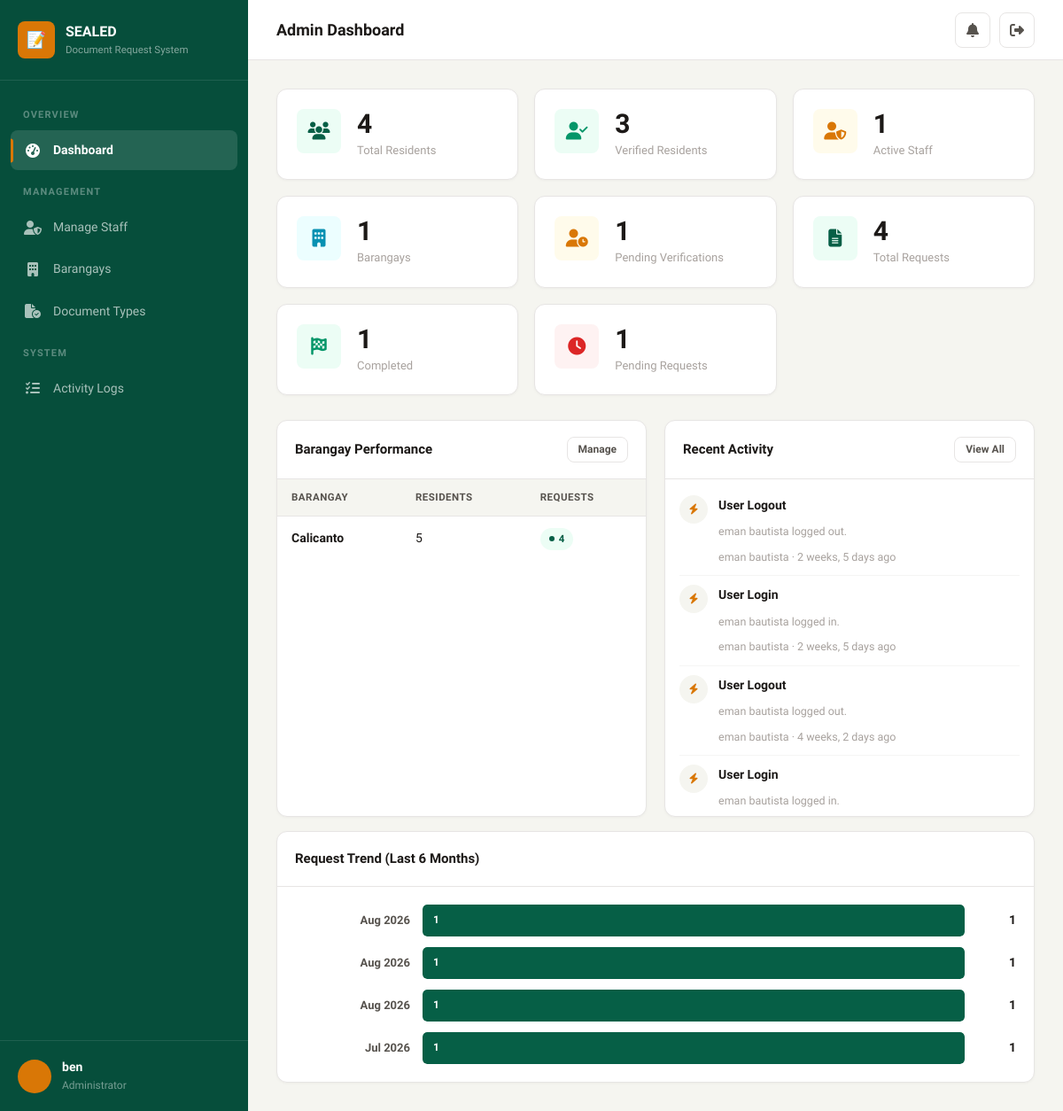
The app's page /admin-dashboard/ (signed in), older data.
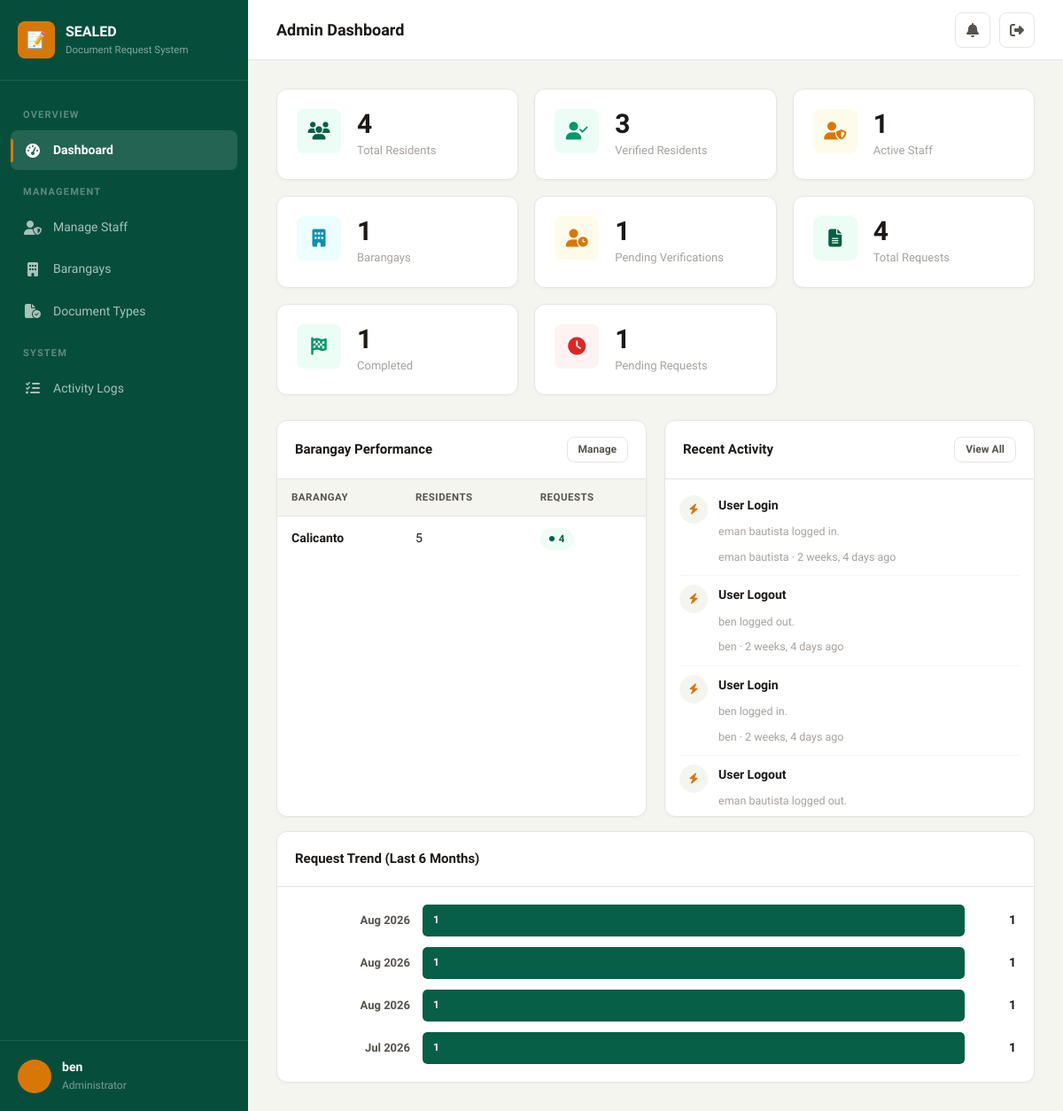
The same page, newer data.
### brgy/models.py (models this page shows, shortened)
class Barangay(models.Model):
    id = models.UUIDField(primary_key=True, default=uuid.uuid4, editable=False)
    name = models.CharField(max_length=200)
    address = models.TextField()
    contact_number = models.CharField(max_length=20, blank=True)
    email = models.EmailField(blank=True)
    chairman_name = models.CharField(max_length=200, blank=True)
    officials = models.JSONField(default=dict, blank=True)
    is_active = models.BooleanField(default=True)
    created_at = models.DateTimeField(auto_now_add=True)
    updated_at = models.DateTimeField(auto_now=True)
    theme_color = models.CharField(
        max_length=7,
        default='#4F46E5',
        help_text="Hex color for barangay theme (e.g. #4F46E5)"
    )
    class Meta:
        ordering = ['name']

class ActivityLog(models.Model):
    id = models.UUIDField(primary_key=True, default=uuid.uuid4, editable=False)
    user = models.ForeignKey(CustomUser, on_delete=models.SET_NULL, null=True, blank=True, related_name='logs')
    action = models.CharField(max_length=200)
    details = models.TextField(blank=True)
    ip_address = models.GenericIPAddressField(null=True, blank=True)
    created_at = models.DateTimeField(auto_now_add=True)
    class Meta:
        ordering = ['-created_at']
        verbose_name_plural = 'Activity logs'

class CustomUser(AbstractUser):
    class Role(models.TextChoices):
        RESIDENT = 'resident', 'Resident'
        STAFF = 'staff', 'Staff'
        ADMIN = 'admin', 'Administrator'
    class VerificationStatus(models.TextChoices):
        PENDING = 'pending', 'Pending'
        APPROVED = 'approved', 'Approved'
        REJECTED = 'rejected', 'Rejected'
    id = models.UUIDField(primary_key=True, default=uuid.uuid4, editable=False)
    role = models.CharField(max_length=20, choices=Role.choices, default=Role.RESIDENT)
    barangay = models.ForeignKey(
        Barangay, on_delete=models.SET_NULL, null=True, blank=True, related_name='users'
    )
    verification_status = models.CharField(
        max_length=20, choices=VerificationStatus.choices, default=VerificationStatus.PENDING
    )
    phone_number = models.CharField(max_length=20, blank=True)
    address = models.TextField(blank=True)
    birth_date = models.DateField(null=True, blank=True)
    gender = models.CharField(max_length=10, blank=True)
    middle_name = models.CharField(max_length=150, blank=True)
    civil_status = models.CharField(max_length=20, blank=True, default='')
    occupation = models.CharField(max_length=100, blank=True, default='')
    id_type = models.CharField(max_length=50, blank=True, default='')
    id_front = models.ImageField(upload_to='resident_ids/', blank=True, null=True)
    id_back = models.ImageField(upload_to='resident_ids/', blank=True, null=True)
    id_selfie = models.ImageField(upload_to='resident_ids/', blank=True, null=True, help_text="Picture of the user holding their valid ID")
    profile_picture = models.ImageField(upload_to='profile_pictures/', blank=True, null=True)
    rejection_reason = models.TextField(blank=True, default='')
    class Meta:
        ordering = ['-date_joined']
    @property
    def display_name(self):
        return self.get_full_name() or self.username

### brgy/views.py (the view)
# urls.py: path('admin-dashboard/', views.admin_dashboard, name='admin_dashboard'),
@login_required
@role_required('admin')
def admin_dashboard(request):
    total_residents = CustomUser.objects.filter(role='resident').count()
    verified_residents = CustomUser.objects.filter(role='resident', verification_status='approved').count()
    total_staff = CustomUser.objects.filter(role='staff').count()
    active_staff = CustomUser.objects.filter(role='staff', is_active=True).count()
    total_barangays = Barangay.objects.filter(is_active=True).count()
    pending_verifications = CustomUser.objects.filter(role='resident', verification_status='pending').count()
    all_requests = DocumentRequest.objects.all()
    total_requests = all_requests.count()
    pending_requests = all_requests.filter(status='pending').count()
    completed_requests = all_requests.filter(status='completed').count()
    recent_logs = ActivityLog.objects.all()[:10]
    barangay_stats = Barangay.objects.filter(is_active=True).annotate(
        total_residents=Count('users', filter=Q(users__role='resident', users__verification_status='approved')),
        total_requests=Count('users__requests', distinct=True),
    ).order_by('-total_requests')[:5]
    monthly_trend = all_requests.annotate(month=TruncDate('created_at')).values('month').annotate(
        count=Count('id')
    ).order_by('-month')[:6]
    return render(request, 'brgy/admin/dashboard.html', {
        'total_residents': total_residents,
        'verified_residents': verified_residents,
        'total_staff': total_staff,
        'active_staff': active_staff,
        'total_barangays': total_barangays,
        'pending_verifications': pending_verifications,
        'total_requests': total_requests,
        'pending_requests': pending_requests,
        'completed_requests': completed_requests,
        'recent_logs': recent_logs,
        'barangay_stats': barangay_stats,
        'monthly_trend': monthly_trend,
    })

### brgy/context_processors.py (called while the page is built)
def brgy_context(request):
    context = {}
    if request.user.is_authenticated:
        unread_count = Notification.objects.filter(user=request.user, is_read=False).count()
        recent_notifications = Notification.objects.filter(user=request.user)[:5]
        context['unread_notification_count'] = unread_count
        context['recent_notifications'] = recent_notifications
    return context

### brgy/views.py (called while the page is built)
def role_required(*roles):
    def decorator(view_func):
        @wraps(view_func)
        def wrapper(request, *args, **kwargs):
            if not request.user.is_authenticated:
                return redirect('login')
            if request.user.role not in roles:
                messages.error(request, 'You do not have permission to access that page.')
                return redirect('dashboard')
            return view_func(request, *args, **kwargs)
        return wrapper
    return decorator

### brgy/templates/brgy/admin/dashboard.html (shortened to what the changed rows need)
{% extends 'brgy/base.html' %}
{% block page_title %}Admin Dashboard{% endblock %}
{% block content %}
<div style="display:grid;grid-template-columns:1fr 1fr;gap:20px;">
    <div class="card">
        <div class="card-body-flush">
            {% if barangay_stats %}
            <div class="table-wrapper">
                <table class="table">
                    <thead><tr><th>Barangay</th><th>Residents</th><th>Requests</th></tr></thead>
                    <tbody>
                        {% for brgy in barangay_stats %}
                        <tr>
                            <td class="fw-600 text-sm">{{ brgy.name }}</td>
                            <td class="text-sm">{{ brgy.total_residents }}</td>
                            <td>
                                <span class="badge badge-primary">{{ brgy.total_requests }}</span>
                            </td>
                        </tr>
                        {% endfor %}
                    </tbody>
                </table>
            </div>
            {% else %}
            <div class="empty-state" style="padding:24px;">
                <i class="fa-solid fa-building" style="font-size:28px;"></i>
                <p class="text-muted text-sm mt-2">No barangays configured yet.</p>
            </div>
            {% endif %}
        </div>
    </div>
    <div class="card">
        <div class="card-body" style="padding:8px 16px;max-height:380px;overflow-y:auto;">
            {% if recent_logs %}
            {% for log in recent_logs %}
            <div style="display:flex;gap:12px;align-items:flex-start;padding:10px 0;{% if not forloop.last %}border-bottom:1px solid var(--border-light);{% endif %}">
                <div style="width:32px;height:32px;border-radius:50%;background:var(--bg);display:flex;align-items:center;justify-content:center;flex-shrink:0;">
                    <i class="fa-solid fa-bolt" style="font-size:12px;color:var(--accent);"></i>
                </div>
                <div style="flex:1;min-width:0;">
                    <div class="text-sm fw-600">{{ log.action }}</div>
                    {% if log.details %}
                    <div class="text-xs text-muted mt-2" style="max-width:280px;overflow:hidden;text-overflow:ellipsis;white-space:nowrap;">{{ log.details }}</div>
                    {% endif %}
                    <div class="text-xs text-muted mt-2">
                        {% if log.user %}{{ log.user.display_name }} &middot; {% endif %}{{ log.created_at|timesince }} ago
                    </div>
                </div>
            </div>
            {% endfor %}
            {% else %}
            <div class="empty-state" style="padding:24px;">
                <i class="fa-solid fa-list" style="font-size:28px;"></i>
                <p class="text-muted text-sm mt-2">No activity logged yet.</p>
            </div>
            {% endif %}
        </div>
    </div>
</div>
{% if monthly_trend %}
<div class="card mt-4">
    <div class="card-body">
        <div class="bar-chart">
            {% for month in monthly_trend %}
            {% with max_count=monthly_trend.0.count|default:1 %}
            <div class="bar-row">
                <div class="bar-label" title="{{ month.month }}">{{ month.month|date:"M Y" }}</div>
                <div class="bar-track" style="height:36px;">
                    <div class="bar-fill" style="background:var(--primary);font-size:12px;" data-width="{% widthratio month.count max_count 100 %}">{{ month.count }}</div>
                </div>
                <div class="bar-value">{{ month.count }}</div>
            </div>
            {% endwith %}
            {% endfor %}
        </div>
    </div>
</div>
{% endif %}
{% endblock %}

Row changes from the older to the newer data that the page shows:
no longer on this page (row unchanged): ActivityLog: action "User Logout", details "eman bautista logged out.", user.display_name "eman bautista", created_at "2 weeks, 5 days"
no longer on this page (row unchanged): ActivityLog: action "User Login", details "eman bautista logged in.", user.display_name "eman bautista", created_at "2 weeks, 5 days"
no longer on this page (row unchanged): ActivityLog: action "User Logout", details "eman bautista logged out.", user.display_name "eman bautista", created_at "4 weeks, 2 days"
no longer on this page (row unchanged): ActivityLog: action "User Login", details "eman bautista logged in."
added ActivityLog: action "User Login", details "eman bautista logged in.", user.display_name "eman bautista", created_at "2 weeks, 4 days"
added ActivityLog: action "User Logout", details "ben logged out.", user.display_name "ben", created_at "2 weeks, 4 days"
added ActivityLog: action "User Login", details "ben logged in.", user.display_name "ben", created_at "2 weeks, 4 days"
added ActivityLog: action "User Logout", details "eman bautista logged out."
